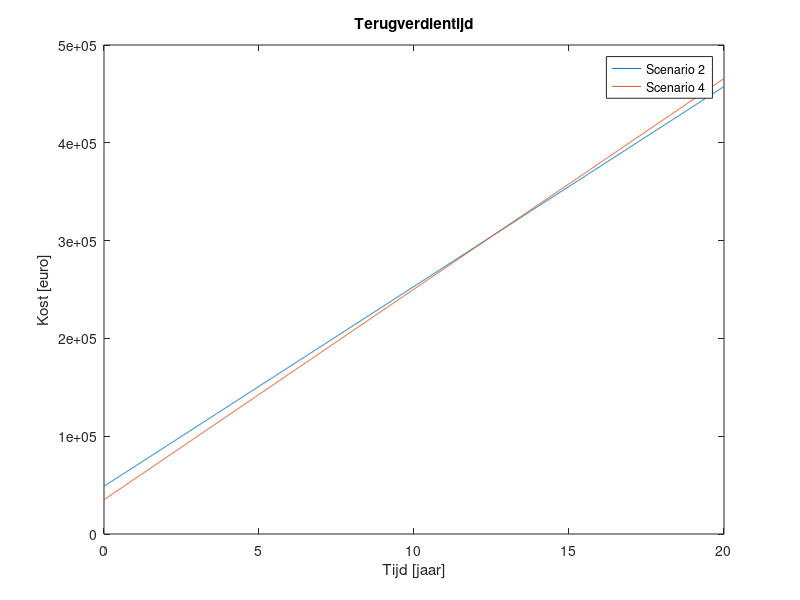

This figure's MATLAB source:
clear all
close all

%% Gegevens
WP = 10800;
onderhoudWP = 400;
levensduurWP = 20;
buffer = 3000;
onderhoudbuffer = 100;
levensduurbuffer = 25;
boiler = 35000;
onderhoudboiler = 300;
levensduurboiler = 15;

%Scenario 2
verbruikDijle = 84710;
kostDijle = 0.0298 - (WP/levensduurWP)/verbruikDijle;
verbruikBuffer = 18410;
kostBuffer = 0.0267 - (buffer/levensduurbuffer)/verbruikBuffer;
verbruikBoiler = 490730;
kostBoiler = 0.0416 - (boiler/levensduurboiler)/verbruikBoiler;
verbruikTotaal = 593850;

verbruikScenario2 = (kostDijle*verbruikDijle + kostBuffer*verbruikBuffer + kostBoiler*verbruikBoiler)/verbruikTotaal


%Scenario 4
verbruikBoiler4 = 593850;
kostBoiler4 =  0.0407 - (boiler/levensduurboiler+onderhoudboiler)/verbruikBoiler4;

verbruikScenario4 = kostBoiler4

%% terugverdientijd

investeringScenario2 = WP + buffer + boiler;
investeringScenario4 = boiler;

totaleKostScenario2 = zeros(2000,1);
totaleKostScenario4 = zeros(2000,1);

totaleKostScenario2(1) = investeringScenario2;
totaleKostScenario4(1) = investeringScenario4;

for i = 2:1:2000
    totaleKostScenario2(i) = totaleKostScenario2(i-1) + verbruikScenario2*5938.5;
    totaleKostScenario4(i) = totaleKostScenario4(i-1) + verbruikScenario4*5938.5;    
end

tijd = 0:0.01:19.99;

plot(tijd,totaleKostScenario2)
hold on
plot(tijd,totaleKostScenario4)
xlabel('Tijd [jaar]')
ylabel('Kost [euro]')
title('Terugverdientijd')
legend('Scenario 2','Scenario 4')

for i = 2:1:2000
    totaleKostScenario2(i) = totaleKostScenario2(i-1) + verbruikScenario2*5938.5;
    totaleKostScenario4(i) = totaleKostScenario4(i-1) + verbruikScenario4*5938.5; 
    if totaleKostScenario2(i) < totaleKostScenario4(i)
        break
    end
end
i